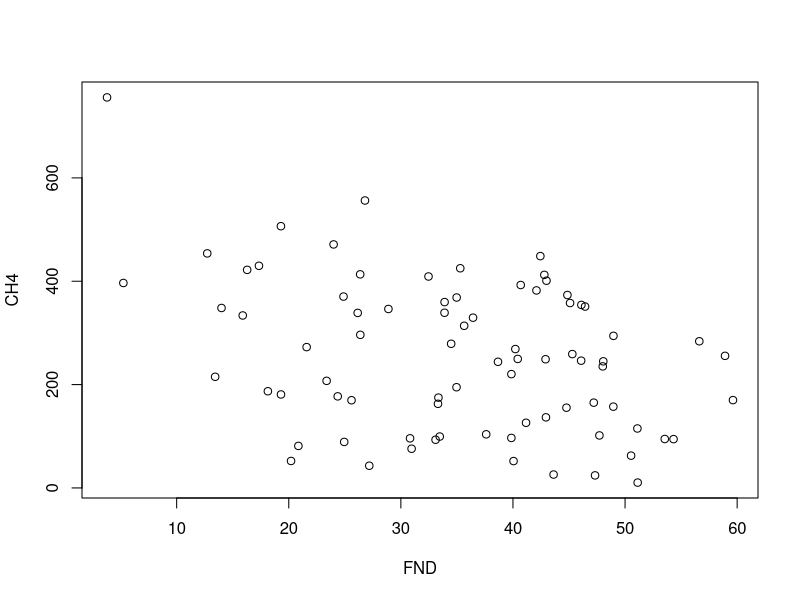
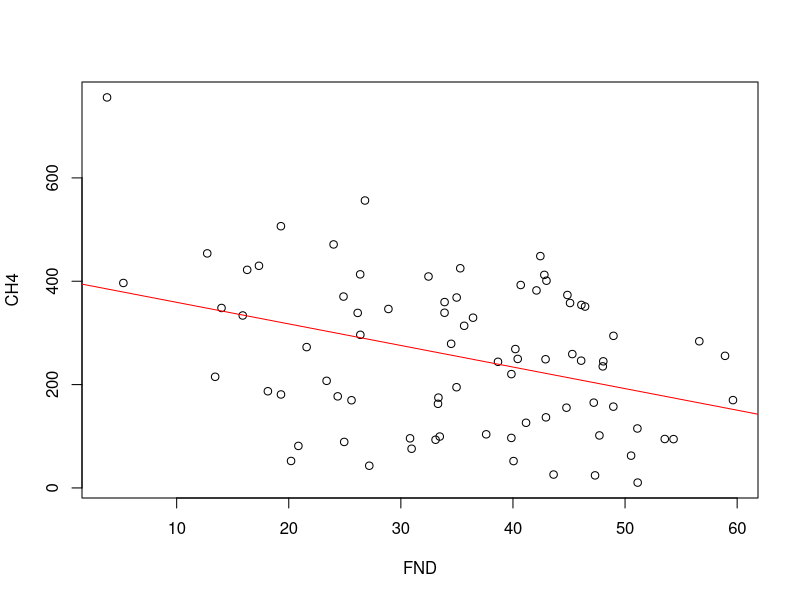

These figures' R source, in order:
## ---- chunk 1
knitr::opts_chunk$set(echo = TRUE,warning = FALSE,message = FALSE,comment=NA)
## ---- chunk 2
## Carga en memoria el paquete readxl
library(readxl)
## ---- chunk 3
## Importar el archivo de datos Purines_Metano2.xls
Purines <- read_xlsx(path="Purines_Metano2.xlsx")

## ---- chunk 4
knitr::kable(head(Purines),digits=2)
## ---- chunk 5
plot(CH4 ~ FND,data=Purines)
## ---- chunk 6
## Estima del modelo de regresión lineal simple
modelo <- lm(CH4 ~ FND,data=Purines)
## Resultado del modelo estimado
summary(modelo)
## ---- chunk 7
plot(CH4 ~ FND,data=Purines)
abline(modelo,lty=1,col="red")
